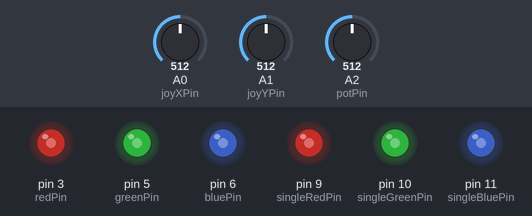
This sketch was run on a simulated Arduino Uno, built with avr-gcc and run on an emulated ATmega328P. Parts: output pins drawn as LEDs (lit = HIGH). Inputs (shaded band) come from the test bench; at power-on: A0 (joyXPin) = 512, A1 (joyYPin) = 512, A2 (potPin) = 512.

Above: at 1.2 s.
1.3 s: A0 (joyXPin) set to 716
At 1.6 s:
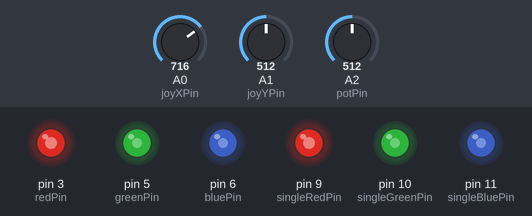
2.8 s: A1 (joyYPin) set to 716
At 3.6 s:
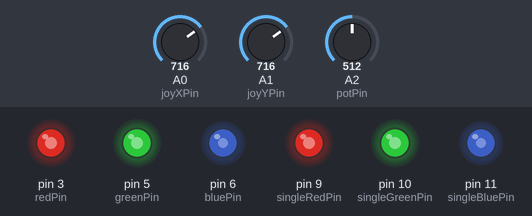
4.3 s: A2 (potPin) set to 716
At 5.0 s:
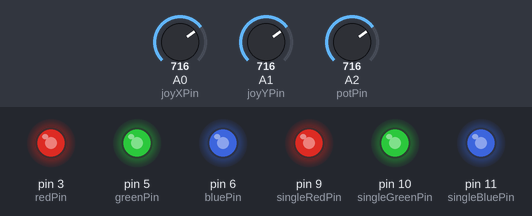
5.8 s: A0 (joyXPin) set to 900
At 6.3 s:
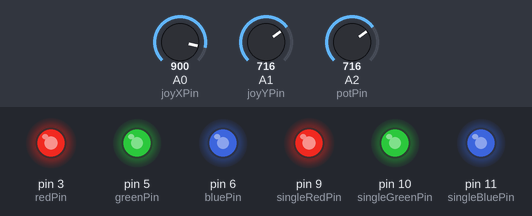
7.3 s: A1 (joyYPin) set to 900
At 8.3 s:
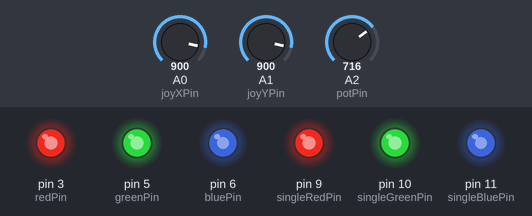
8.8 s: A2 (potPin) set to 900
At 9.7 s:
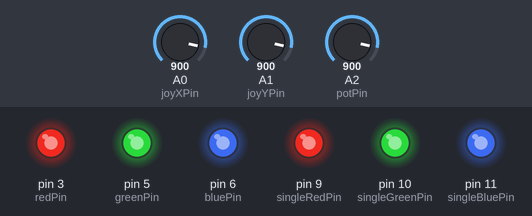
Timing chart, 0 to 11.3 s (numbered marks = the images above; inputs shaded):
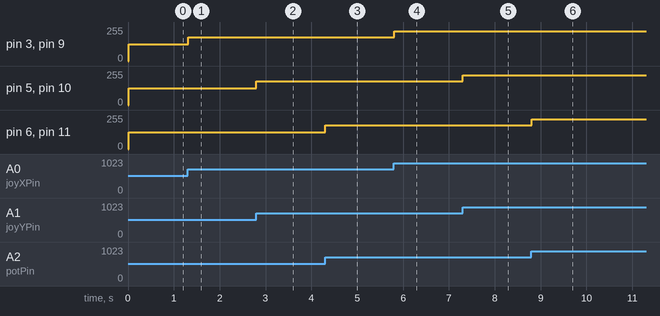

Measured:
- after the input at 1.3 s, pin 3 (redPin), pin 9 (singleRedPin): 127/255 → 178/255 at once
- after the input at 2.8 s, pin 5 (greenPin), pin 10 (singleGreenPin): 127/255 → 178/255 at once
- after the input at 4.3 s, pin 6 (bluePin), pin 11 (singleBluePin): 127/255 → 178/255 at once
- after the input at 5.8 s, pin 3 (redPin), pin 9 (singleRedPin): 178/255 → 224/255 at once
- after the input at 7.3 s, pin 5 (greenPin), pin 10 (singleGreenPin): 178/255 → 224/255 at once
- after the input at 8.8 s, pin 6 (bluePin), pin 11 (singleBluePin): 178/255 → 224/255 at once

The sketch:

jsee4Lab9.ino
```cpp
/* jsee4Lab9.ino */
/* -----------------------------------------------------------------------------------
 >> Assignment details and provided code are created and owned by Patrick Troy.
 >> University of Illinois Chicago - CS 362, Spring 2024
 >> -----------------------------------------------------------------------------------
 >> Course : Computer Design
 >> Author : John Ezra See (668942698, jsee4)
 >> System : Windows 11 w/ Arduino IDE
 >> References: https://docs.arduino.cc/
 >>             https://www.arduino.cc/en/Tutorial/LiquidCrystalScroll
 >>             https://www.arduino.cc/en/Tutorial/LibraryExamples/HelloWorld
 >>             https://www.arduino.cc/reference/en/libraries/liquidcrystal/
 - -                             - -
 >> Project/Lab Name    : Lab 9 - RGB LED
 >> Brief Description   : This program uses the RGB LED and separate R-G-B LEDS!
 >> Assumptions         : None
 >> Date demonstrated   : 03/27/24
 >> Teaching Assistant  : Jon
------------------------------------------------------------------------------------- */

// Global variables ::
// For the joystick:
const int joyXPin = A0;
const int joyYPin = A1;
const int potPin = A2;

// For the RGB led:
const int redPin = 3;
const int greenPin = 5;
const int bluePin = 6;

// For the single-color-LEDS:
const int singleRedPin = 9;
const int singleGreenPin = 10;
const int singleBluePin = 11;

unsigned long curTime, previousMillis = 0;

void setup() {
  // Serial.begin(9600); // For debugging purposes...
  pinMode(joyXPin, INPUT);
  pinMode(joyYPin, INPUT);
  pinMode(potPin, INPUT);

  pinMode(redPin, OUTPUT);
  pinMode(greenPin, OUTPUT);
  pinMode(bluePin, OUTPUT);

  pinMode(singleRedPin, OUTPUT);
  pinMode(singleGreenPin, OUTPUT);
  pinMode(singleBluePin, OUTPUT);
}

void lightAllLED(int r, int g, int b) {
  analogWrite(singleRedPin, r);
  analogWrite(singleGreenPin, g);
  analogWrite(singleBluePin, b);

  analogWrite(redPin, r);
  analogWrite(greenPin, g);
  analogWrite(bluePin, b);
}

void loop() {
  curTime = millis();
  if (curTime - previousMillis < 15) return;
  previousMillis = curTime;

  int joyXValue = analogRead(joyXPin);
  int joyYValue = analogRead(joyYPin);
  int potValue = analogRead(potPin);

  // A convenient fix for the fluctuations between the values 0-20.
  joyXValue = (joyXValue < 20) ? 0 : joyXValue;
  joyYValue = (joyYValue < 20) ? 0 : joyYValue;
  potValue = (potValue < 20) ? 0 : potValue;

  // Serial.print(joyXValue);
  // Serial.print(" ");
  // Serial.print(joyYValue);
  // Serial.print(" ");
  // Serial.println(potValue);
  int r = map(joyXValue, 0, 1023, 0, 255);
  int g = map(joyYValue, 0, 1023, 0, 255);
  int b = map(potValue, 0, 1023, 0, 255);

  lightAllLED(r, g, b);
}
```
